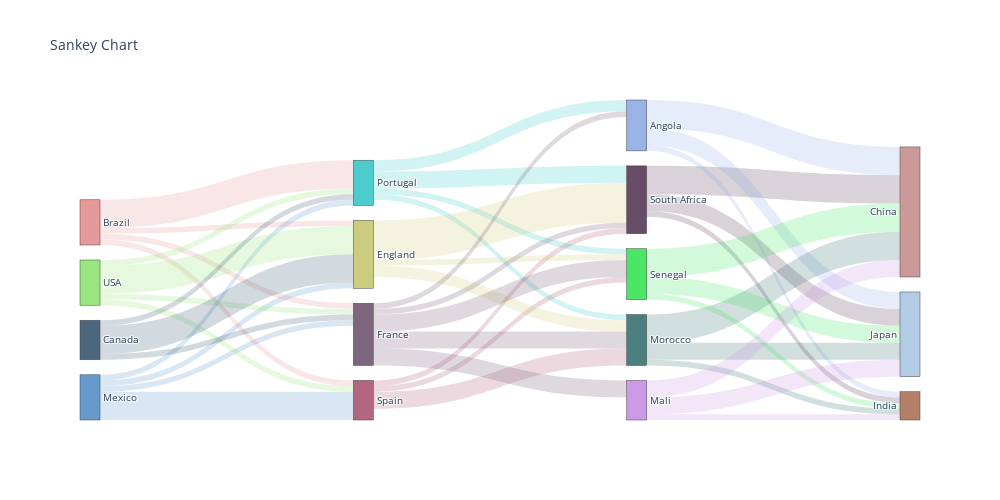

Here is the notebook cell this chart was saved with:
### Markdown cell above
# Data Load

### Code cell
df= pd.read_csv('sample_data_4.csv')
df_ = sc.process_data(df)
sc.plot_sankey(df_,opacity=0.2,title='Sankey Chart')

### Figure 1 — Plotly figure (JSON) as saved in the notebook; plotly's stock layout.template omitted (floating-point values rounded to 4 significant figures)
{"data": [{"link": {"color": ["rgba(64, 128, 192, 0.2)", "rgba(64, 128, 192, 0.2)", "rgba(64, 128, 192, 0.2)", "rgba(64, 128, 192, 0.2)", "rgba(224, 128, 128, 0.2)", "rgba(224, 128, 128, 0.2)", "rgba(224, 128, 128, 0.2)", "rgba(224, 128, 128, 0.2)", "rgba(128, 224, 96, 0.2)", "rgba(128, 224, 96, 0.2)", "rgba(128, 224, 96, 0.2)", "rgba(128, 224, 96, 0.2)", "rgba(32, 64, 96, 0.2)", "rgba(32, 64, 96, 0.2)", "rgba(32, 64, 96, 0.2)", "rgba(32, 192, 192, 0.2)", "rgba(32, 192, 192, 0.2)", "rgba(32, 192, 192, 0.2)", "rgba(32, 192, 192, 0.2)", "rgba(160, 64, 96, 0.2)", "rgba(160, 64, 96, 0.2)", "rgba(160, 64, 96, 0.2)", "rgba(192, 192, 96, 0.2)", "rgba(192, 192, 96, 0.2)", "rgba(192, 192, 96, 0.2)", "rgba(96, 64, 96, 0.2)", "rgba(96, 64, 96, 0.2)", "rgba(96, 64, 96, 0.2)", "rgba(96, 64, 96, 0.2)", "rgba(96, 64, 96, 0.2)", "rgba(64, 32, 64, 0.2)", "rgba(64, 32, 64, 0.2)", "rgba(64, 32, 64, 0.2)", "rgba(128, 160, 224, 0.2)", "rgba(128, 160, 224, 0.2)", "rgba(128, 160, 224, 0.2)", "rgba(32, 96, 96, 0.2)", "rgba(32, 96, 96, 0.2)", "rgba(32, 96, 96, 0.2)", "rgba(32, 224, 64, 0.2)", "rgba(32, 224, 64, 0.2)", "rgba(32, 224, 64, 0.2)", "rgba(192, 128, 224, 0.2)", "rgba(192, 128, 224, 0.2)", "rgba(192, 128, 224, 0.2)"], "hovertemplate": "%{target.customdata} has total value %{value}<extra></extra>", "source": [9, 9, 9, 9, 1, 1, 1, 1, 15, 15, 15, 15, 2, 2, 2, 11, 11, 11, 11, 14, 14, 14, 4, 4, 4, 5, 5, 5, 5, 5, 13, 13, 13, 0, 0, 0, 10, 10, 10, 12, 12, 12, 8, 8, 8], "target": [14, 11, 4, 5, 11, 14, 4, 5, 11, 14, 4, 5, 11, 4, 5, 13, 0, 10, 12, 13, 10, 12, 13, 10, 12, 13, 0, 10, 12, 8, 3, 7, 6, 3, 7, 6, 3, 7, 6, 3, 7, 6, 3, 7, 6], "value": [5, 1, 1, 1, 5, 1, 1, 1, 1, 1, 5, 1, 1, 5, 1, 3, 2, 1, 1, 1, 3, 1, 7, 2, 1, 1, 1, 3, 3, 3, 5, 3, 1, 5, 3, 1, 5, 3, 1, 5, 3, 1, 3, 3, 1]}, "node": {"color": ["rgba(128, 160, 224, 0.8)", "rgba(224, 128, 128, 0.8)", "rgba(32, 64, 96, 0.8)", "rgba(192, 128, 128, 0.8)", "rgba(192, 192, 96, 0.8)", "rgba(96, 64, 96, 0.8)", "rgba(160, 96, 64, 0.8)", "rgba(160, 192, 224, 0.8)", "rgba(192, 128, 224, 0.8)", "rgba(64, 128, 192, 0.8)", "rgba(32, 96, 96, 0.8)", "rgba(32, 192, 192, 0.8)", "rgba(32, 224, 64, 0.8)", "rgba(64, 32, 64, 0.8)", "rgba(160, 64, 96, 0.8)", "rgba(128, 224, 96, 0.8)"], "customdata": ["Angola", "Brazil", "Canada", "China", "England", "France", "India", "Japan", "Mali", "Mexico", "Morocco", "Portugal", "Senegal", "South Africa", "Spain", "USA"], "hovertemplate": "%{customdata} has total value %{value}<extra></extra>", "label": ["Angola", "Brazil", "Canada", "China", "England", "France", "India", "Japan", "Mali", "Mexico", "Morocco", "Portugal", "Senegal", "South Africa", "Spain", "USA"], "pad": 15, "thickness": 20}, "type": "sankey"}], "layout": {"font": {"size": 10}, "height": 500, "title": {"text": "Sankey Chart"}, "width": 1000}}
